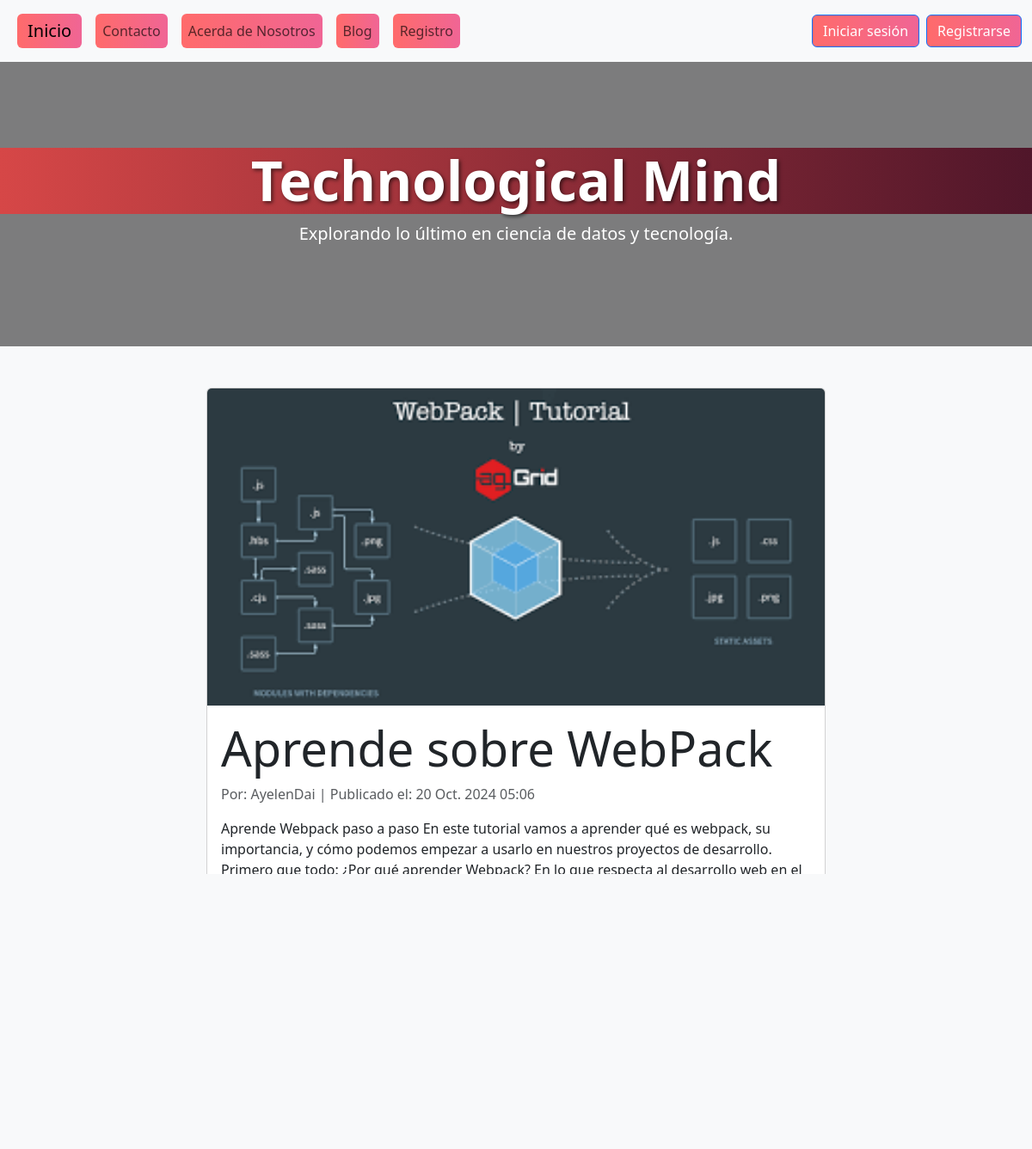
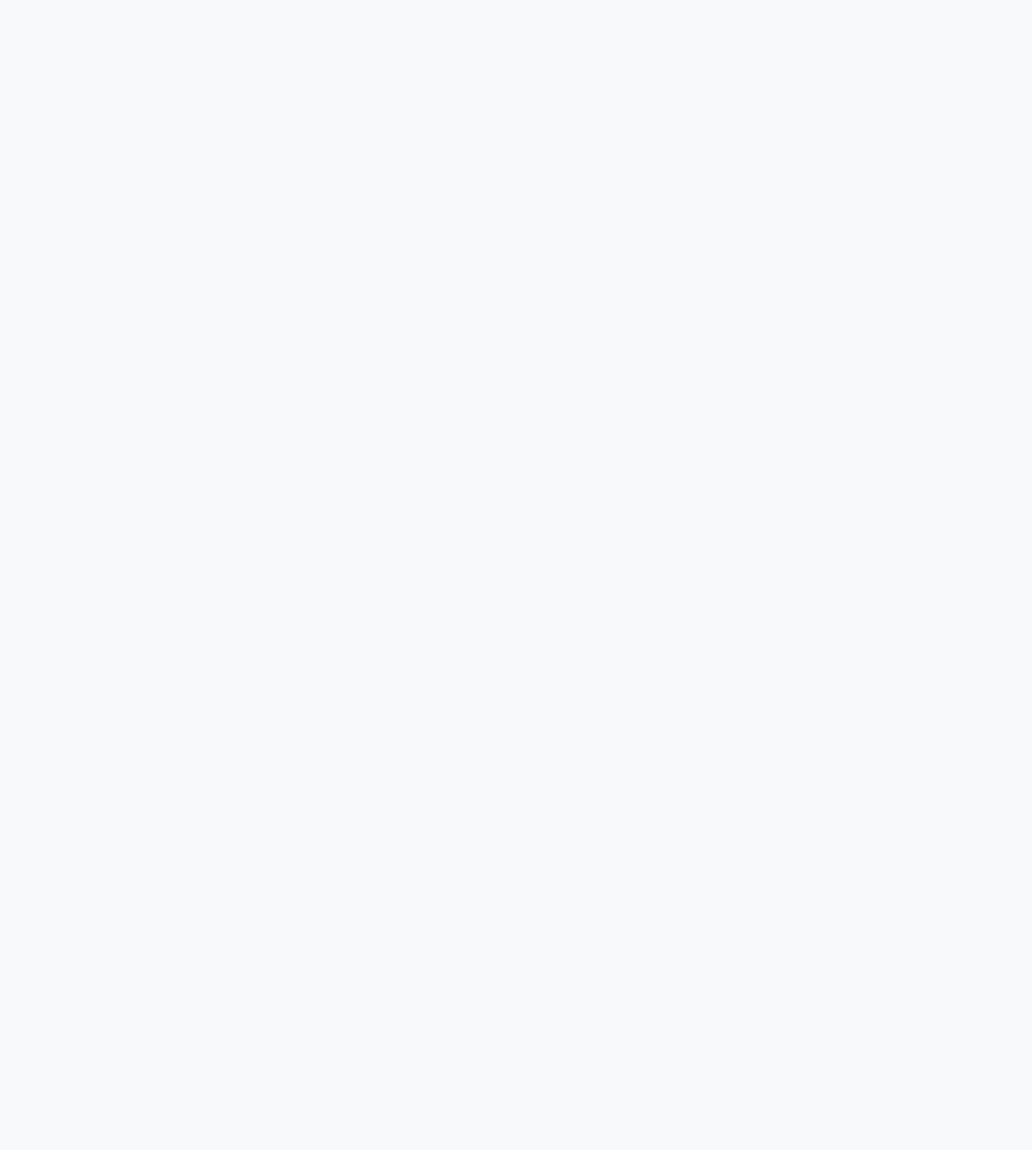
The page /blog/publicacion/3/ on the database its author committed (2 pictures, top to bottom).
### Apps/Blog/models.py (models this page shows, shortened)
class Publicacion(models.Model):
    titulo = models.CharField(max_length=300)
    contenido = models.TextField(max_length=5000)
    imagen = models.ImageField(upload_to="publicaciones")
    autor = models.ForeignKey(User, on_delete=models.CASCADE, default=1)
    categorias = models.ManyToManyField(Categoria)
    destacada = models.BooleanField(default=False)
    created_at = models.DateTimeField(default=timezone.now)
    class Meta:
        verbose_name = "Publicacion"
        verbose_name_plural = "Publicaciones"
        permissions = [
            ("puede_agregar_publicacion", "Puede agregar publicaciones"),
            ("puede_editar_publicacion", "Puede editar publicaciones"),
            ("puede_eliminar_publicacion", "Puede eliminar publicaciones"),
        ]

### Apps/Blog/views.py (the view)
# urls.py: path('publicacion/<int:publicacion_id>/', views.detalle_publicacion, name='detalle_publicacion'),
def detalle_publicacion(request, publicacion_id):
    publicacion = get_object_or_404(Publicacion, id=publicacion_id)
    comentarios = publicacion.comentarios.all()
    if request.method == 'POST':
        form = ComentarioForm(request.POST)
        if form.is_valid():
            comentario = form.save(commit=False)
            comentario.publicacion = publicacion
            comentario.autor = request.user
            comentario.save()
            return redirect('detalle_publicacion', publicacion_id=publicacion.id)
    else:
        form = ComentarioForm()
    return render(request, 'detalle_publicacion.html', {'publicacion': publicacion, 'comentarios': comentarios, 'form': form})

### Apps/Blog/templates/detalle_publicacion.html (shortened to what this page needs)
{% extends "inicio.html" %}
{% load static %}
{% block content %}
<div class="container my-5">
    <div class="row">
        <div class="col-md-8 offset-md-2">
            <div class="card">
                <img src="{{ publicacion.imagen.url }}" class="card-img-top" alt="Imagen de {{ publicacion.titulo }}">
                <div class="card-body">
                    <h1 class="display-4">{{ publicacion.titulo }}</h1>
                    <p class="text-muted">Por: {{ publicacion.autor }} | Publicado el: {{ publicacion.created_at }}</p>
                    <p>{{ publicacion.contenido }}</p>
                    <a href="{% url 'blog' %}" class="btn btn-secondary mt-3">Volver al Blog</a>
                </div>
            </div>
            <div class="card mt-4">
                <div class="card-body">
                    <h2>Comentarios</h2>
                    {% for comentario in comentarios %}
                        <p><strong>{{ comentario.autor }}:</strong> {{ comentario.contenido }}</p>
                    {% endfor %}
                </div>
            </div>
            <div class="card mt-4">
                <div class="card-body">
                    <h3>Añadir un comentario</h3>
                    {% if user.is_authenticated %}
                        <form method="POST">
                            {% csrf_token %}
                            {{ form.as_p }}
                            <button type="submit" class="btn btn-primary">Enviar</button>
                        </form>
                    {% else %}
                        <p>Por favor, <a href="{% url 'login' %}">inicia sesión</a> para añadir un comentario.</p>
                    {% endif %}
                </div>
            </div>
        </div>
    </div>
</div>
{% endblock %}

### rows shown on the page
Publicacion: imagen (picture), titulo "Aprende sobre WebPack", autor "AyelenDai", created_at "20 Oct. 2024 05:06", contenido "Aprende Webpack paso a paso En este tutorial vamos a aprender qué es webpack, su importancia, y cómo podemos empezar a usarlo en nuestros proyectos de desarrollo. Primero que todo: ¿Por qué aprender Webpack? En lo que respecta al desarrollo web en el lado del cliente, el uso de Javascript es indispensable para lograr una interacción con los usuarios que visitan y usan nuestras aplicaciones web. Decimos \"aplicaciones web\" y no \"páginas web\" porque una página web es en general un sitio web informativo. Mientras que \"aplicaciones web\" es un término que demanda un mayor nivel de interacción con el usuario. ¿Cómo así? Nuestra aplicación web va a reaccionar ante los eventos que desata un usuario.…"
